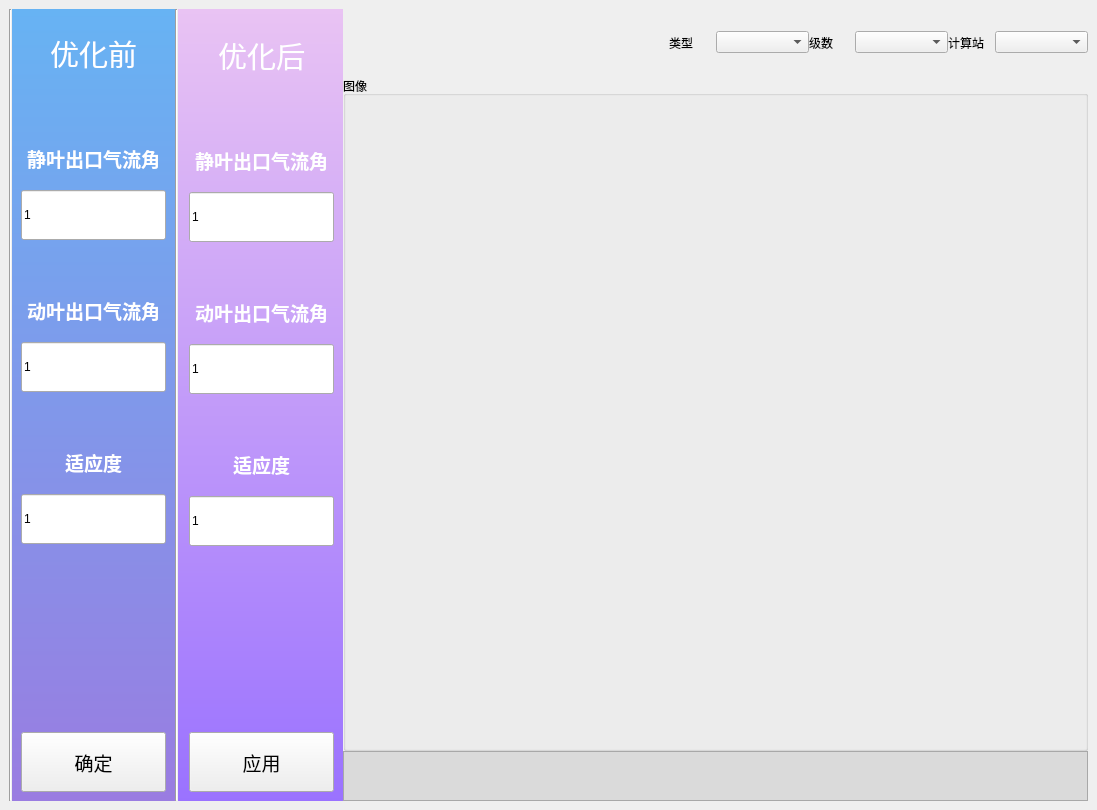
<?xml version="1.0" encoding="UTF-8"?>
<ui version="4.0">
 <class>optimize</class>
 <widget class="QMainWindow" name="optimize">
  <property name="geometry">
   <rect>
    <x>0</x>
    <y>0</y>
    <width>1097</width>
    <height>810</height>
   </rect>
  </property>
  <property name="windowTitle">
   <string>优化界面</string>
  </property>
  <property name="windowIcon">
   <iconset resource="source/pic.qrc">
    <normaloff>:/source/favicon.ico</normaloff>:/source/favicon.ico</iconset>
  </property>
  <widget class="QWidget" name="centralwidget">
   <layout class="QHBoxLayout" name="horizontalLayout_3">
    <item>
     <layout class="QHBoxLayout" name="horizontalLayout_2" stretch="0,0,0,0,2">
      <property name="spacing">
       <number>0</number>
      </property>
      <item>
       <widget class="Line" name="line_2">
        <property name="orientation">
         <enum>Qt::Vertical</enum>
        </property>
       </widget>
      </item>
      <item>
       <widget class="QWidget" name="widget" native="true">
        <property name="styleSheet">
         <string notr="true">QWidget#widget{
	background-color: qlineargradient(x0:0, y0:1, x2:0, y2:1,stop:0 rgb(103, 179, 243), stop:1 rgb(154, 124, 225));
}</string>
        </property>
        <layout class="QVBoxLayout" name="verticalLayout_3" stretch="1,0,0,0,0,0,0,0,0,0,5,0">
         <item>
          <widget class="QLabel" name="label">
           <property name="minimumSize">
            <size>
             <width>0</width>
             <height>70</height>
            </size>
           </property>
           <property name="maximumSize">
            <size>
             <width>16777211</width>
             <height>70</height>
            </size>
           </property>
           <property name="font">
            <font>
             <family>方正兰亭大黑_GBK</family>
             <pointsize>22</pointsize>
            </font>
           </property>
           <property name="styleSheet">
            <string notr="true">color: rgb(255, 255, 255);</string>
           </property>
           <property name="text">
            <string>优化前</string>
           </property>
           <property name="alignment">
            <set>Qt::AlignCenter</set>
           </property>
          </widget>
         </item>
         <item>
          <spacer name="verticalSpacer_15">
           <property name="orientation">
            <enum>Qt::Vertical</enum>
           </property>
           <property name="sizeHint" stdset="0">
            <size>
             <width>20</width>
             <height>40</height>
            </size>
           </property>
          </spacer>
         </item>
         <item>
          <widget class="QLabel" name="label_yiwei_90">
           <property name="sizePolicy">
            <sizepolicy hsizetype="Preferred" vsizetype="Expanding">
             <horstretch>0</horstretch>
             <verstretch>0</verstretch>
            </sizepolicy>
           </property>
           <property name="minimumSize">
            <size>
             <width>0</width>
             <height>50</height>
            </size>
           </property>
           <property name="font">
            <font>
             <family>Algerian</family>
             <pointsize>14</pointsize>
             <weight>75</weight>
             <bold>true</bold>
            </font>
           </property>
           <property name="layoutDirection">
            <enum>Qt::LeftToRight</enum>
           </property>
           <property name="styleSheet">
            <string notr="true">color: rgb(255, 255, 255);
</string>
           </property>
           <property name="text">
            <string>&lt;html&gt;&lt;head/&gt;&lt;body&gt;&lt;p&gt;静叶出口气流角&lt;/p&gt;&lt;/body&gt;&lt;/html&gt;</string>
           </property>
           <property name="alignment">
            <set>Qt::AlignCenter</set>
           </property>
          </widget>
         </item>
         <item>
          <widget class="QLineEdit" name="lineEdit_G_17">
           <property name="sizePolicy">
            <sizepolicy hsizetype="Expanding" vsizetype="Expanding">
             <horstretch>0</horstretch>
             <verstretch>0</verstretch>
            </sizepolicy>
           </property>
           <property name="minimumSize">
            <size>
             <width>0</width>
             <height>50</height>
            </size>
           </property>
           <property name="maximumSize">
            <size>
             <width>16777215</width>
             <height>16777215</height>
            </size>
           </property>
           <property name="text">
            <string>1</string>
           </property>
          </widget>
         </item>
         <item>
          <spacer name="verticalSpacer_9">
           <property name="orientation">
            <enum>Qt::Vertical</enum>
           </property>
           <property name="sizeHint" stdset="0">
            <size>
             <width>20</width>
             <height>40</height>
            </size>
           </property>
          </spacer>
         </item>
         <item>
          <widget class="QLabel" name="label_yiwei_89">
           <property name="sizePolicy">
            <sizepolicy hsizetype="Preferred" vsizetype="Expanding">
             <horstretch>0</horstretch>
             <verstretch>0</verstretch>
            </sizepolicy>
           </property>
           <property name="minimumSize">
            <size>
             <width>0</width>
             <height>50</height>
            </size>
           </property>
           <property name="font">
            <font>
             <family>Algerian</family>
             <pointsize>14</pointsize>
             <weight>75</weight>
             <bold>true</bold>
            </font>
           </property>
           <property name="layoutDirection">
            <enum>Qt::LeftToRight</enum>
           </property>
           <property name="styleSheet">
            <string notr="true">color: rgb(255, 255, 255);
</string>
           </property>
           <property name="text">
            <string>&lt;html&gt;&lt;head/&gt;&lt;body&gt;&lt;p&gt;动叶出口气流角&lt;/p&gt;&lt;/body&gt;&lt;/html&gt;</string>
           </property>
           <property name="alignment">
            <set>Qt::AlignCenter</set>
           </property>
          </widget>
         </item>
         <item>
          <widget class="QLineEdit" name="lineEdit_G_12">
           <property name="sizePolicy">
            <sizepolicy hsizetype="Expanding" vsizetype="Expanding">
             <horstretch>0</horstretch>
             <verstretch>0</verstretch>
            </sizepolicy>
           </property>
           <property name="minimumSize">
            <size>
             <width>0</width>
             <height>50</height>
            </size>
           </property>
           <property name="maximumSize">
            <size>
             <width>16777215</width>
             <height>16777215</height>
            </size>
           </property>
           <property name="text">
            <string>1</string>
           </property>
          </widget>
         </item>
         <item>
          <spacer name="verticalSpacer_10">
           <property name="orientation">
            <enum>Qt::Vertical</enum>
           </property>
           <property name="sizeHint" stdset="0">
            <size>
             <width>20</width>
             <height>40</height>
            </size>
           </property>
          </spacer>
         </item>
         <item>
          <widget class="QLabel" name="label_yiwei_91">
           <property name="sizePolicy">
            <sizepolicy hsizetype="Preferred" vsizetype="Expanding">
             <horstretch>0</horstretch>
             <verstretch>0</verstretch>
            </sizepolicy>
           </property>
           <property name="minimumSize">
            <size>
             <width>0</width>
             <height>50</height>
            </size>
           </property>
           <property name="font">
            <font>
             <family>Algerian</family>
             <pointsize>14</pointsize>
             <weight>75</weight>
             <bold>true</bold>
            </font>
           </property>
           <property name="layoutDirection">
            <enum>Qt::LeftToRight</enum>
           </property>
           <property name="styleSheet">
            <string notr="true">color: rgb(255, 255, 255);
</string>
           </property>
           <property name="text">
            <string>&lt;html&gt;&lt;head/&gt;&lt;body&gt;&lt;p&gt;适应度&lt;/p&gt;&lt;/body&gt;&lt;/html&gt;</string>
           </property>
           <property name="alignment">
            <set>Qt::AlignCenter</set>
           </property>
          </widget>
         </item>
         <item>
          <widget class="QLineEdit" name="lineEdit_G_15">
           <property name="sizePolicy">
            <sizepolicy hsizetype="Expanding" vsizetype="Expanding">
             <horstretch>0</horstretch>
             <verstretch>0</verstretch>
            </sizepolicy>
           </property>
           <property name="minimumSize">
            <size>
             <width>0</width>
             <height>50</height>
            </size>
           </property>
           <property name="maximumSize">
            <size>
             <width>16777215</width>
             <height>16777215</height>
            </size>
           </property>
           <property name="text">
            <string>1</string>
           </property>
          </widget>
         </item>
         <item>
          <spacer name="verticalSpacer">
           <property name="orientation">
            <enum>Qt::Vertical</enum>
           </property>
           <property name="sizeHint" stdset="0">
            <size>
             <width>20</width>
             <height>40</height>
            </size>
           </property>
          </spacer>
         </item>
         <item>
          <widget class="QPushButton" name="pushButton_cancel">
           <property name="minimumSize">
            <size>
             <width>145</width>
             <height>60</height>
            </size>
           </property>
           <property name="maximumSize">
            <size>
             <width>16777215</width>
             <height>16777215</height>
            </size>
           </property>
           <property name="font">
            <font>
             <family>Agency FB</family>
             <pointsize>14</pointsize>
            </font>
           </property>
           <property name="text">
            <string>确定</string>
           </property>
          </widget>
         </item>
        </layout>
       </widget>
      </item>
      <item>
       <widget class="Line" name="line">
        <property name="orientation">
         <enum>Qt::Vertical</enum>
        </property>
       </widget>
      </item>
      <item>
       <widget class="QWidget" name="widget_2" native="true">
        <property name="styleSheet">
         <string notr="true">QWidget#widget_2{
	background-color: qlineargradient(x0:0, y0:1, x2:0, y2:1,stop:0 rgb(233, 195, 243), stop:1 rgb(154, 114, 255));
}</string>
        </property>
        <layout class="QVBoxLayout" name="verticalLayout_4" stretch="1,0,0,0,0,0,0,0,0,0,5,0">
         <property name="leftMargin">
          <number>11</number>
         </property>
         <property name="topMargin">
          <number>11</number>
         </property>
         <item>
          <widget class="QLabel" name="label_2">
           <property name="minimumSize">
            <size>
             <width>0</width>
             <height>70</height>
            </size>
           </property>
           <property name="maximumSize">
            <size>
             <width>16777211</width>
             <height>70</height>
            </size>
           </property>
           <property name="font">
            <font>
             <family>方正兰亭大黑_GBK</family>
             <pointsize>22</pointsize>
            </font>
           </property>
           <property name="styleSheet">
            <string notr="true">color: rgb(255, 255, 255);</string>
           </property>
           <property name="text">
            <string>优化后</string>
           </property>
           <property name="alignment">
            <set>Qt::AlignCenter</set>
           </property>
          </widget>
         </item>
         <item>
          <spacer name="verticalSpacer_16">
           <property name="orientation">
            <enum>Qt::Vertical</enum>
           </property>
           <property name="sizeHint" stdset="0">
            <size>
             <width>20</width>
             <height>40</height>
            </size>
           </property>
          </spacer>
         </item>
         <item>
          <widget class="QLabel" name="label_yiwei_93">
           <property name="sizePolicy">
            <sizepolicy hsizetype="Preferred" vsizetype="Expanding">
             <horstretch>0</horstretch>
             <verstretch>0</verstretch>
            </sizepolicy>
           </property>
           <property name="minimumSize">
            <size>
             <width>0</width>
             <height>50</height>
            </size>
           </property>
           <property name="font">
            <font>
             <family>Algerian</family>
             <pointsize>14</pointsize>
             <weight>75</weight>
             <bold>true</bold>
            </font>
           </property>
           <property name="layoutDirection">
            <enum>Qt::LeftToRight</enum>
           </property>
           <property name="styleSheet">
            <string notr="true">color: rgb(255, 255, 255);
</string>
           </property>
           <property name="text">
            <string>&lt;html&gt;&lt;head/&gt;&lt;body&gt;&lt;p&gt;静叶出口气流角&lt;/p&gt;&lt;/body&gt;&lt;/html&gt;</string>
           </property>
           <property name="alignment">
            <set>Qt::AlignCenter</set>
           </property>
          </widget>
         </item>
         <item>
          <widget class="QLineEdit" name="lineEdit_G_14">
           <property name="sizePolicy">
            <sizepolicy hsizetype="Expanding" vsizetype="Expanding">
             <horstretch>0</horstretch>
             <verstretch>0</verstretch>
            </sizepolicy>
           </property>
           <property name="minimumSize">
            <size>
             <width>0</width>
             <height>50</height>
            </size>
           </property>
           <property name="maximumSize">
            <size>
             <width>16777215</width>
             <height>16777215</height>
            </size>
           </property>
           <property name="text">
            <string>1</string>
           </property>
          </widget>
         </item>
         <item>
          <spacer name="verticalSpacer_13">
           <property name="orientation">
            <enum>Qt::Vertical</enum>
           </property>
           <property name="sizeHint" stdset="0">
            <size>
             <width>20</width>
             <height>40</height>
            </size>
           </property>
          </spacer>
         </item>
         <item>
          <widget class="QLabel" name="label_yiwei_92">
           <property name="sizePolicy">
            <sizepolicy hsizetype="Preferred" vsizetype="Expanding">
             <horstretch>0</horstretch>
             <verstretch>0</verstretch>
            </sizepolicy>
           </property>
           <property name="minimumSize">
            <size>
             <width>0</width>
             <height>50</height>
            </size>
           </property>
           <property name="font">
            <font>
             <family>Algerian</family>
             <pointsize>14</pointsize>
             <weight>75</weight>
             <bold>true</bold>
            </font>
           </property>
           <property name="layoutDirection">
            <enum>Qt::LeftToRight</enum>
           </property>
           <property name="styleSheet">
            <string notr="true">color: rgb(255, 255, 255);
</string>
           </property>
           <property name="text">
            <string>&lt;html&gt;&lt;head/&gt;&lt;body&gt;&lt;p&gt;动叶出口气流角&lt;/p&gt;&lt;/body&gt;&lt;/html&gt;</string>
           </property>
           <property name="alignment">
            <set>Qt::AlignCenter</set>
           </property>
          </widget>
         </item>
         <item>
          <widget class="QLineEdit" name="lineEdit_G_16">
           <property name="sizePolicy">
            <sizepolicy hsizetype="Expanding" vsizetype="Expanding">
             <horstretch>0</horstretch>
             <verstretch>0</verstretch>
            </sizepolicy>
           </property>
           <property name="minimumSize">
            <size>
             <width>0</width>
             <height>50</height>
            </size>
           </property>
           <property name="maximumSize">
            <size>
             <width>16777215</width>
             <height>16777215</height>
            </size>
           </property>
           <property name="text">
            <string>1</string>
           </property>
          </widget>
         </item>
         <item>
          <spacer name="verticalSpacer_14">
           <property name="orientation">
            <enum>Qt::Vertical</enum>
           </property>
           <property name="sizeHint" stdset="0">
            <size>
             <width>20</width>
             <height>40</height>
            </size>
           </property>
          </spacer>
         </item>
         <item>
          <widget class="QLabel" name="label_yiwei_94">
           <property name="sizePolicy">
            <sizepolicy hsizetype="Preferred" vsizetype="Expanding">
             <horstretch>0</horstretch>
             <verstretch>0</verstretch>
            </sizepolicy>
           </property>
           <property name="minimumSize">
            <size>
             <width>0</width>
             <height>50</height>
            </size>
           </property>
           <property name="font">
            <font>
             <family>Algerian</family>
             <pointsize>14</pointsize>
             <weight>75</weight>
             <bold>true</bold>
            </font>
           </property>
           <property name="layoutDirection">
            <enum>Qt::LeftToRight</enum>
           </property>
           <property name="styleSheet">
            <string notr="true">color: rgb(255, 255, 255);
</string>
           </property>
           <property name="text">
            <string>&lt;html&gt;&lt;head/&gt;&lt;body&gt;&lt;p&gt;适应度&lt;/p&gt;&lt;/body&gt;&lt;/html&gt;</string>
           </property>
           <property name="alignment">
            <set>Qt::AlignCenter</set>
           </property>
          </widget>
         </item>
         <item>
          <widget class="QLineEdit" name="lineEdit_G_13">
           <property name="sizePolicy">
            <sizepolicy hsizetype="Expanding" vsizetype="Expanding">
             <horstretch>0</horstretch>
             <verstretch>0</verstretch>
            </sizepolicy>
           </property>
           <property name="minimumSize">
            <size>
             <width>0</width>
             <height>50</height>
            </size>
           </property>
           <property name="maximumSize">
            <size>
             <width>16777215</width>
             <height>16777215</height>
            </size>
           </property>
           <property name="text">
            <string>1</string>
           </property>
          </widget>
         </item>
         <item>
          <spacer name="verticalSpacer_2">
           <property name="orientation">
            <enum>Qt::Vertical</enum>
           </property>
           <property name="sizeHint" stdset="0">
            <size>
             <width>20</width>
             <height>40</height>
            </size>
           </property>
          </spacer>
         </item>
         <item>
          <widget class="QPushButton" name="pushButton_confirm">
           <property name="minimumSize">
            <size>
             <width>145</width>
             <height>60</height>
            </size>
           </property>
           <property name="maximumSize">
            <size>
             <width>16777215</width>
             <height>16777215</height>
            </size>
           </property>
           <property name="font">
            <font>
             <family>Agency FB</family>
             <pointsize>14</pointsize>
            </font>
           </property>
           <property name="text">
            <string>应用</string>
           </property>
          </widget>
         </item>
        </layout>
       </widget>
      </item>
      <item>
       <layout class="QVBoxLayout" name="verticalLayout_2" stretch="1,10,1">
        <item>
         <layout class="QHBoxLayout" name="horizontalLayout_4" stretch="7,1,2,1,2,1,2">
          <item>
           <spacer name="horizontalSpacer">
            <property name="orientation">
             <enum>Qt::Horizontal</enum>
            </property>
            <property name="sizeType">
             <enum>QSizePolicy::Expanding</enum>
            </property>
            <property name="sizeHint" stdset="0">
             <size>
              <width>40</width>
              <height>20</height>
             </size>
            </property>
           </spacer>
          </item>
          <item>
           <widget class="QLabel" name="label_4">
            <property name="sizePolicy">
             <sizepolicy hsizetype="Preferred" vsizetype="Expanding">
              <horstretch>0</horstretch>
              <verstretch>0</verstretch>
             </sizepolicy>
            </property>
            <property name="text">
             <string>类型</string>
            </property>
           </widget>
          </item>
          <item>
           <widget class="QComboBox" name="comboBox_leixing"/>
          </item>
          <item>
           <widget class="QLabel" name="label_3">
            <property name="sizePolicy">
             <sizepolicy hsizetype="Preferred" vsizetype="Expanding">
              <horstretch>0</horstretch>
              <verstretch>0</verstretch>
             </sizepolicy>
            </property>
            <property name="text">
             <string>级数</string>
            </property>
           </widget>
          </item>
          <item>
           <widget class="QComboBox" name="comboBox_jishu"/>
          </item>
          <item>
           <widget class="QLabel" name="label_5">
            <property name="sizePolicy">
             <sizepolicy hsizetype="Preferred" vsizetype="Expanding">
              <horstretch>0</horstretch>
              <verstretch>0</verstretch>
             </sizepolicy>
            </property>
            <property name="text">
             <string>计算站</string>
            </property>
           </widget>
          </item>
          <item>
           <widget class="QComboBox" name="comboBox_jisuanzhan"/>
          </item>
         </layout>
        </item>
        <item>
         <widget class="QGroupBox" name="groupBox">
          <property name="title">
           <string>图像</string>
          </property>
         </widget>
        </item>
        <item>
         <widget class="QTextBrowser" name="info">
          <property name="minimumSize">
           <size>
            <width>0</width>
            <height>50</height>
           </size>
          </property>
          <property name="maximumSize">
           <size>
            <width>16777215</width>
            <height>50</height>
           </size>
          </property>
          <property name="styleSheet">
           <string notr="true">background-color: rgb(218, 218, 218);</string>
          </property>
         </widget>
        </item>
       </layout>
      </item>
     </layout>
    </item>
   </layout>
  </widget>
  <widget class="QMenuBar" name="menubar">
   <property name="geometry">
    <rect>
     <x>0</x>
     <y>0</y>
     <width>1097</width>
     <height>26</height>
    </rect>
   </property>
  </widget>
 </widget>
 <resources>
  <include location="source/pic.qrc"/>
 </resources>
 <connections/>
</ui>
